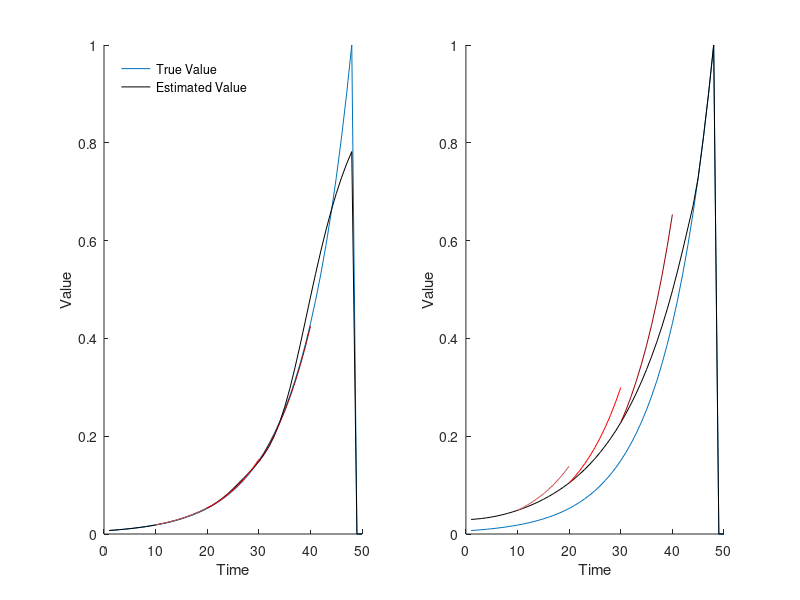
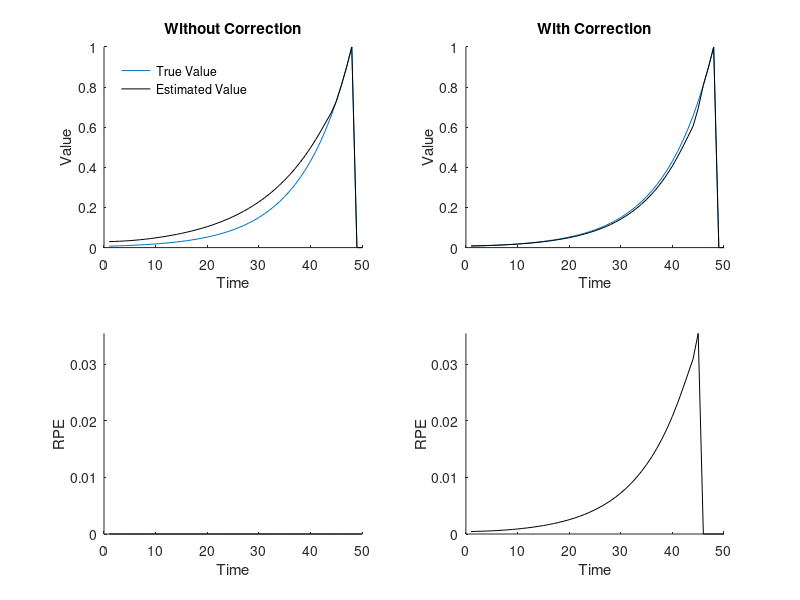

Write MATLAB code to recreate these figures, in order.
% This code simulates the model figures in "Ramping and state uncertainty
% in the dopamine signal" by Mikhael, Kim, Uchida, & Gershman.
% Written 30Sept19 by JGM.

clear; close all; clc

%%%%%%%%%%%%%%%%%%%%%%%%%%%%%%%%%%%%%%%%%%%%%%%%%%%%%%%%%%%%%%%%%%%%%%%%%%%

% parameters
gamma = .9;                             % discount factor
alpha = .1;                             % learning rate
n = 50;                                 % number of states
numIter = 1000;                         % number of iterations for learning
CS = 1;                                 % trial onset
T = n-2;                                % reward time
weber = .15;                            % Weber fraction

% true value
t = 1:n;                                % time
r = zeros(n,1); r(T) = 1;               % reward schedule
oT = [1:CS-1 T+1:n];                    % times outside the trial
V = gamma.^(T-t)'; V(oT) = 0;           % true value

% kernel widths
S = .1+zeros(1,n);                      % SD of small uncertainty kernel
L = 3+zeros(1,n); L(n-4:end) = .1;      % SD of large uncertainty kernel
web = weber*t;

% kernels = (time, kernel mean)
[xs, xl, xw] = deal(zeros(n,n-1));
for y = 1:n
    xs(:,y) = normpdf(t,y,S(y))';       % small kernel
    xl(:,y) = normpdf(t,y,L(y))';       % large kernel
    xw(:,y) = normpdf(t,y,web(y))';     % Weber's law
end
xs(:,oT)=0; xl(:,oT)=0; xw(:,oT)=0;     % leave out times outside trial
xs=xs./sum(xs); xl=xl./sum(xl); xw=xw./sum(xw);    % make prob dist's
xs(isnan(xs))=0; xl(isnan(xl))=0; xw(isnan(xw))=0; % nan's to zeros

% correction term:  [without correction | with correction]
beta = [zeros(n,1) alpha*(exp((log(gamma))^2*(L.^2-S.^2)'/2)-1)];

% learning with feedback
[w, Vh, delta] = deal(zeros(n,3));     	% weights, estimated value, RPE
for e = 1:2
    for iter = 1:numIter
        for y = 1:T+1
            Vh(y,e) = w(:,e)'*xs(:,y);
            Vh(y+1,e) = w(:,e)'*xl(:,y+1);
            delta(y,e) = r(y) + gamma*Vh(y+1,e) - Vh(y,e);
            w(:,e) = w(:,e) + (alpha*delta(y,e)-beta(y,e)*w(:,e)).*xs(:,y);
            w(T+1:end,e) = 1;          % value stays high until reward
        end
    end
end

% learning without feedback
for iter = 1:numIter
    for y = 1:T+1
        Vh(y,3) = w(:,3)'*xw(:,y);
        Vh(y+1,3) = w(:,3)'*xw(:,y+1);
        delta(y,3) = r(y) + gamma*Vh(y+1,3) - Vh(y,3);
        w(:,3) = w(:,3) + alpha*delta(y,3).*xw(:,y);
        w(T+1:end,3) = 1;               % value stays high until reward
    end
end

%%%%%%%%%%%%%%%%%%%%%%%%%%%%%%%%%%%%%%%%%%%%%%%%%%%%%%%%%%%%%%%%%%%%%%%%%%%

figure(1)
fL = [3 1];                             % index of relevant value estimates
hL = [10 20 30];                        % initial location of red curves
y = 10;                                 % length of red curves along x-axis
cols=[205 92 92; 255 0 0; 150 0 0]/255; % red color schemes
feed = {'Without Feedback','With Feedback'};
for e = [2 1]
    f = fL(e);
    subplot(1,2,e)    
    plot(t,V)
    hold on
    plot(t,Vh(:,f),'k')
    hold on
    for g = 1:3
        redcurve = nan(1,n);
        h = hL(g);
        redcurve(h+(0:y)) = Vh(h,f).*gamma.^(0:-1:-y);
        plot(redcurve,'Color',cols(g,:))
        hold on
    end
    % title(feed{e})
    xlim([0 n])
    xlabel('Time')
    ylim([0 1])
    ylabel('Value')
    box off
end
legend('True Value', 'Estimated Value', 'Location','Northwest')
legend('boxoff')


figure(2)
corr = {'Without Correction','With Correction'};
for e = 1:2
    subplot(2,2,e)
    plot(t,V)
    hold on
    plot(t,Vh(:,e),'k')
    ylabel('Value')
    ylim([min(min([Vh V])) max(max([Vh V]))])
    title(corr{e})
    
    subplot(2,2,e+2)
    plot(t,delta(:,e),'k')
    ylabel('RPE')
    ylim([min(min(delta(:,1:2))) max(max(delta(:,1:2)))])
end

subplot(2,2,1)
legend('True Value', 'Estimated Value','Location','Northwest')
legend('boxoff')

for e = 1:4
    subplot(2,2,e)
    xlabel('Time')
    xlim([0 n])
    box off
end
